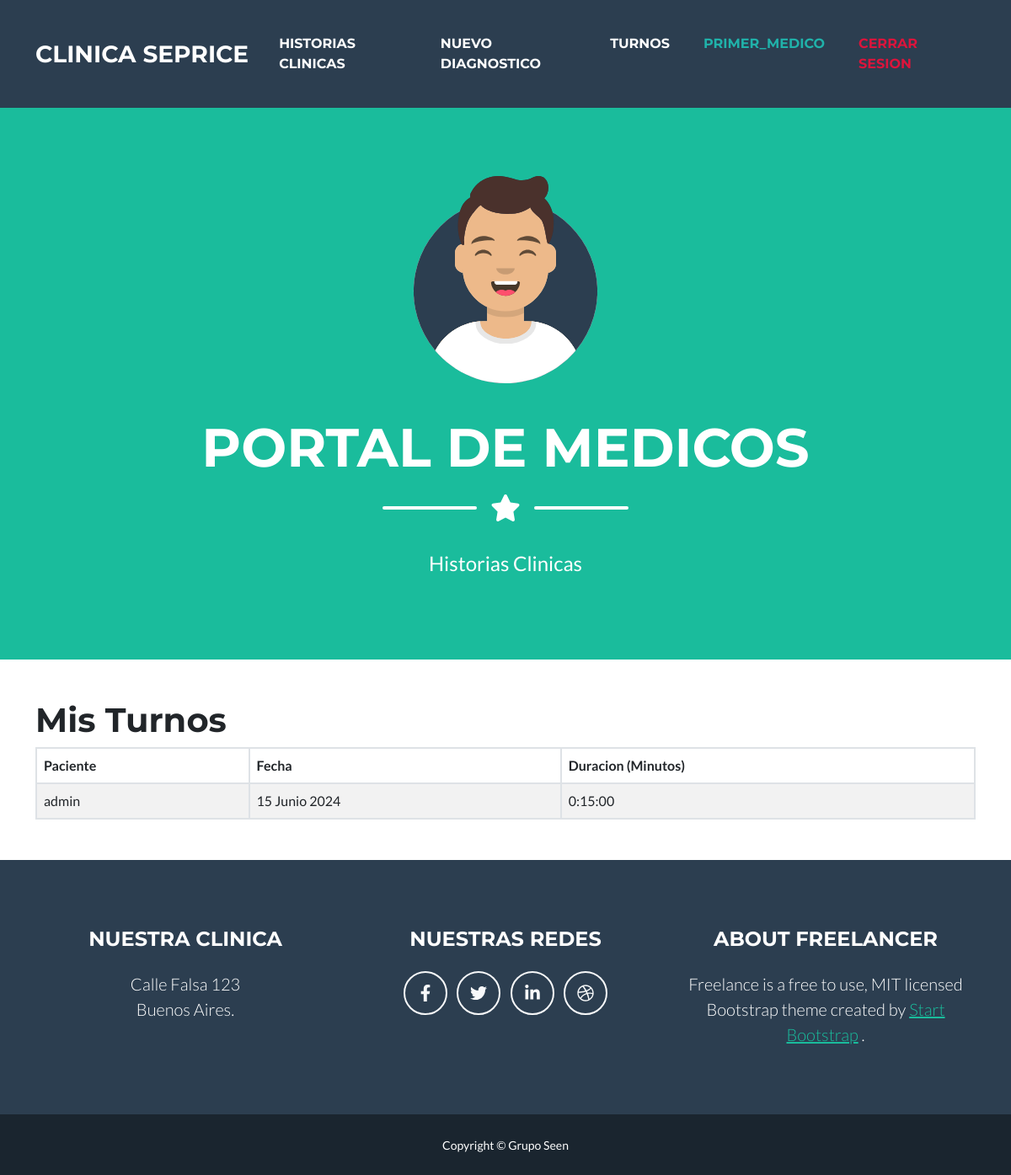
Screenshot of /mis_turnos_medico/ (signed in) with the database file from the repository.
### turnera/models.py (models this page shows, shortened)
class Turno(models.Model):
    medico = models.ForeignKey(Medico, on_delete=models.CASCADE, null=True)
    cliente = models.ForeignKey(User, on_delete=models.CASCADE, null=True)
    especialidad = models.ForeignKey(Especialidad, on_delete=models.CASCADE, null=True)
    fecha = models.DateField()
    hora_inicio = models.TimeField()
    duracion = models.DurationField(default=timezone.timedelta(minutes=15))
    ESTADO_CHOICES = [
        ('D', 'Disponible'),
        ('R', 'Reservado'),
        ('C', 'Cancelado'),
    ]
    estado = models.CharField(max_length=1, choices=ESTADO_CHOICES, default='D')
    class Meta:
        unique_together = ('medico', 'fecha', 'hora_inicio')

### historias_medicas/decorators.py (the view)
    def _wrapped_view(request, *args, **kwargs):
        if not hasattr(request.user, 'medico'):
            return redirect('permiso_denegado')
        return view_func(request, *args, **kwargs)

### turnera/views.py (called while the page is built)
@login_required
@medico_required
def mis_turnos_medico(request):
    medico = Medico.objects.get(user=request.user)
    turnos = Turno.objects.filter(medico=medico, estado='R', fecha__gte=timezone.now())
    return render(request, 'mis_turnos_medico.html', {'turnos': turnos})

### templates/mis_turnos_medico.html
{% extends 'index.html' %}
{% load static %}
{% block contenido_que_cambia %}
<div class="container mt-5 mb-5">
    <h1>Mis Turnos</h1>
    {% if turnos %}
        <table class="table table-bordered table-striped">
            <thead>
                <tr>
                    <th>Paciente</th>
                    <th>Fecha</th>
                    <th>Duracion (Minutos)</th>
                </tr>
            </thead>
            <tbody>
                {% for turno in turnos %}
                <tr>
                    <td>{{ turno.cliente }}</td>
                    <td>{{ turno.fecha }}</td>
                    <td>{{ turno.duracion }}</td>
                </tr>
                {% endfor %}
            </tbody>
        </table>
    {% else %}
        <p>No tienes turnos programados.</p>
    {% endif %}
</div>
{% endblock %}

### templates/index.html (shortened to what this page needs)
<!DOCTYPE html>
<html lang="en">
    <head>
        {% load static %}
        <link href="{% static 'index/css/styles.css' %}" rel="stylesheet" />
    </head>
    <body id="page-top">
        <nav class="navbar navbar-expand-lg bg-secondary text-uppercase fixed-top" id="mainNav">
            <div class="container">
                <a class="navbar-brand" href="{% url 'index' %}">Clinica SePrice</a>
                <div class="collapse navbar-collapse" id="navbarResponsive">
                    <ul class="navbar-nav ms-auto">
                        {% if user.medico %}
                        <li class="nav-item mx-0 mx-lg-1"><a class="nav-link py-3 px-0 px-lg-3 rounded" href="{% url 'lista_historias_clinicas' %}">Historias Clinicas</a></li>
                        <li class="nav-item mx-0 mx-lg-1"><a class="nav-link py-3 px-0 px-lg-3 rounded" href="{% url 'cargar_diagnostico' %}">Nuevo Diagnostico</a></li>
                        <li class="nav-item mx-0 mx-lg-1"><a class="nav-link py-3 px-0 px-lg-3 rounded" href="{% url 'mis_turnos_medico' %}">Turnos</a></li>
                        <li class="nav-item mx-0 mx-lg-1"><a class="nav-link py-3 px-0 px-lg-3 rounded" style="color:lightseagreen">{{request.user.username}}</a></li>
                        <li class="nav-item mx-0 mx-lg-1"><a class="nav-link py-3 px-0 px-lg-3 rounded" style="color:crimson" href="{% url 'logout' %}">Cerrar Sesion</a></li>
                        {% endif %}
                    </ul>
                </div>
            </div>
        </nav>
        <header class="masthead bg-primary text-white text-center">
            <div class="container d-flex align-items-center flex-column">
                <img class="masthead-avatar mb-5" src="{% static 'index/assets/img/avataaars.svg' %}" alt="..." />
                {% if user.medico %}
                <h1 class="masthead-heading text-uppercase mb-0">Portal de Medicos</h1>
                {% else %}
                <h1 class="masthead-heading text-uppercase mb-0">Portal de Pacientes</h1>
                {% endif %}
                <div class="divider-custom divider-light">
                    <div class="divider-custom-line"></div>
                    <div class="divider-custom-icon"><i class="fas fa-star"></i></div>
                    <div class="divider-custom-line"></div>
                </div>
                {% if user.medico %}
                <p class="masthead-subheading font-weight-light mb-0">Historias Clinicas</p>
                {% else %}
                <p class="masthead-subheading font-weight-light mb-0">Consultorios Externos - Estudios</p>
                {% endif %}
            </div>
        </header>
        {% block contenido_que_cambia %}{% endblock %}
        <footer class="footer text-center">
            <div class="container">
                <div class="row">
                    <div class="col-lg-4 mb-5 mb-lg-0">
                        <h4 class="text-uppercase mb-4">Nuestra Clinica</h4>
                        <p class="lead mb-0">
                            Calle Falsa 123
                            <br />
                            Buenos Aires.
                        </p>
                    </div>
                    <div class="col-lg-4 mb-5 mb-lg-0">
                        <h4 class="text-uppercase mb-4">Nuestras Redes</h4>
                        <a class="btn btn-outline-light btn-social mx-1" href="#!"><i class="fab fa-fw fa-facebook-f"></i></a>
                        <a class="btn btn-outline-light btn-social mx-1" href="#!"><i class="fab fa-fw fa-twitter"></i></a>
                        <a class="btn btn-outline-light btn-social mx-1" href="#!"><i class="fab fa-fw fa-linkedin-in"></i></a>
                        <a class="btn btn-outline-light btn-social mx-1" href="#!"><i class="fab fa-fw fa-dribbble"></i></a>
                    </div>
                    <div class="col-lg-4">
                        <h4 class="text-uppercase mb-4">About Freelancer</h4>
                        <p class="lead mb-0">
                            Freelance is a free to use, MIT licensed Bootstrap theme created by
                            <a href="http://startbootstrap.com">Start Bootstrap</a>
                            .
                        </p>
                    </div>
                </div>
            </div>
        </footer>
        <div class="copyright py-4 text-center text-white">
            <div class="container"><small>Copyright &copy; Grupo Seen</small></div>
        </div>
    </body>
</html>

### rows the page displays
Turno: cliente "admin", fecha "15 Junio 2024", duracion "0:15:00"

### other values shown
{{ request.user.username }} "PRIMER_MEDICO"
